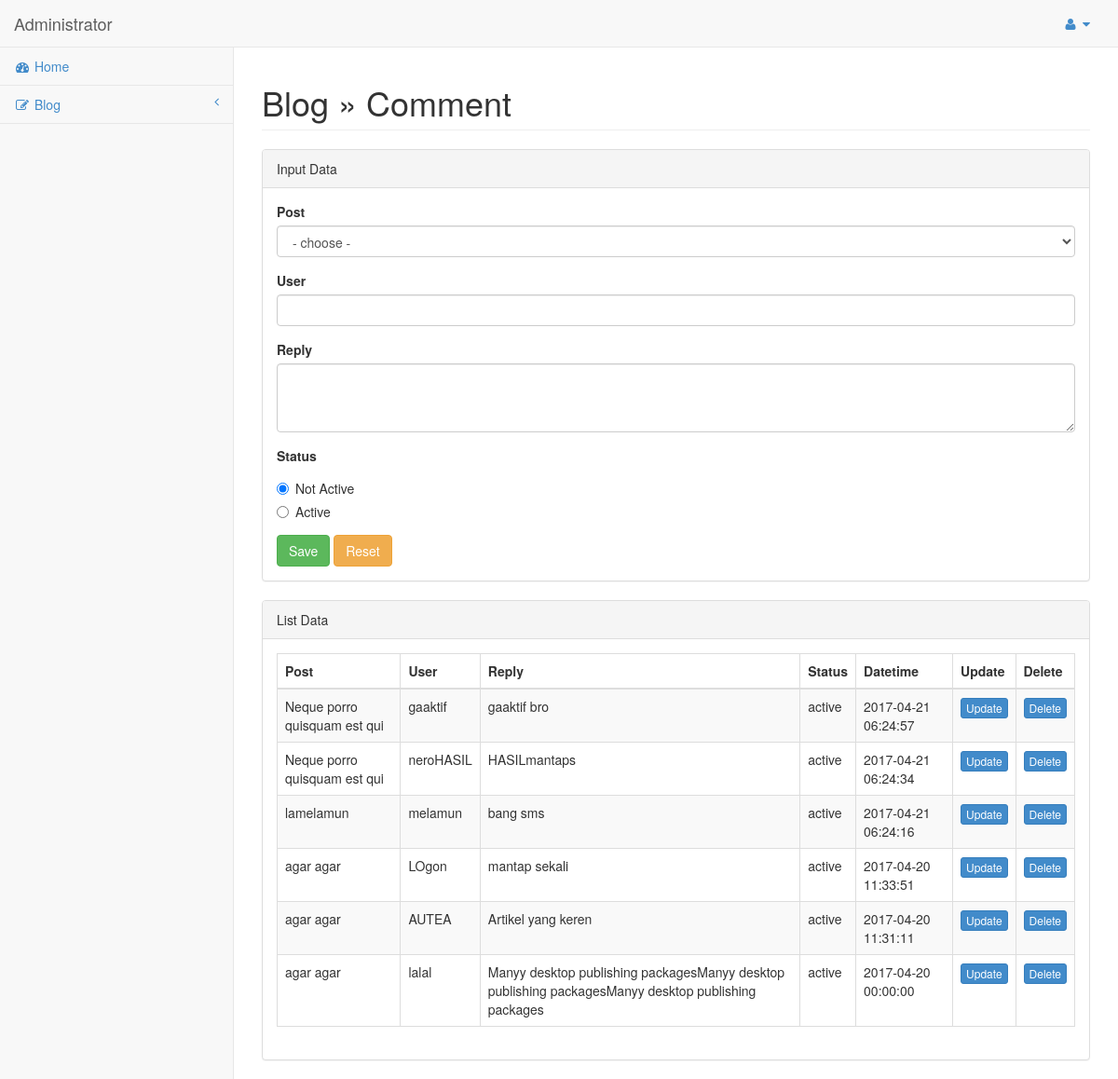
The page /admin/index.php?comment (signed in) on the database its author committed.
### tables this page shows
CREATE TABLE `comment` (
  `id` int(11) NOT NULL,
  `post_id` int(11) NOT NULL,
  `name` varchar(255) NOT NULL,
  `reply` text NOT NULL,
  `status` int(1) NOT NULL DEFAULT '0',
  `date` datetime NOT NULL
);

CREATE TABLE `post` (
  `id` int(11) NOT NULL,
  `category_id` int(11) NOT NULL,
  `title` varchar(255) NOT NULL,
  `description` text NOT NULL,
  `image` varchar(255) NOT NULL,
  `date` datetime NOT NULL
);

### admin/page/blog/comment.php (the view, shortened to what this page needs)
<?php
$comment = mysqli_query ($conn,"SELECT comment.*, post.title
                         FROM comment, post
                         WHERE comment.post_id = post.id
                         AND  comment.status = '1'
                         ORDER BY comment.id DESC");
?>
<div class="row">
    <div class="col-lg-12">
        <h1 class="page-header">Blog &raquo; Comment</h1>
    </div>
</div>
<div class="row">
    <div class="col-lg-12">
        <div class="panel panel-default">
            <div class="panel-heading">
                Input Data
            </div>
            <div class="panel-body">
                <div class="row">
                    <div class="col-lg-12">
                        <form role="form" action="" method="post">
                            <div class="form-group">
                                <label>Post</label>
                                <select class="form-control" name="post_id">
                                    <option value=""> - choose - </option>
                                </select>
                            </div>
                            <div class="form-group">
                                <label>User</label>
                                <input class="form-control" type="text" name="name" />
                            </div>
                            <div class="form-group">
                                <label>Reply</label>
                                <textarea class="form-control" rows="3" name="reply"></textarea>
                            </div>
                            <div class="form-group">
                                <label>Status</label>
                                <div class="radio">
                                    <label>
                                        <input type="radio" value="0" name="status" checked /> Not Active
                                    </label>
                                </div>
                                <div class="radio">
                                    <label>
                                        <input type="radio" value="1" name="status" /> Active
                                    </label>
                                </div>
                            </div>
                            <button type="submit" name="submit" class="btn btn-success">Save</button>
                            <button type="reset" class="btn btn-warning">Reset</button>
                        </form>
                    </div>
                </div>
            </div>
        </div>
        <div class="panel panel-default">
            <div class="panel-heading">
                List Data
            </div>
            <div class="panel-body">
                <div class="table-responsive">
                    <table class="table table-striped table-bordered table-hover" id="dataTables-example">
                        <thead>
                            <tr>
                                <th>Post</th>
                                <th>User</th>
                                <th>Reply</th>
                                <th>Status</th>
                                <th>Datetime</th>
                                <th>Update</th>
                                <th>Delete</th>
                            </tr>
                        </thead>
                        <tbody>
                        <?php if(mysqli_num_rows($comment)>0){?>
                            <?php while($row_comment = mysqli_fetch_array($comment)){ ?>
                            <tr>
                                <td><?php echo $row_comment["title"]?></td>
                                <td><?php echo $row_comment["name"]?></td>
                                <td><?php echo $row_comment["reply"]?></td>
                                <td><?php echo $row_comment["status"]== '1' ? "active" : "not Active" ?></td>
                                <td><?php echo $row_comment["date"]?></td>
                                <td class="center"><a href="index.php?comment-update=<?php echo $row_comment["id"]?>" class="btn btn-primary btn-xs" type="button">Update</a></td>
                                <td class="center"><a href="index.php?comment-delete=<?php echo $row_comment["id"]?>" class="btn btn-primary btn-xs" type="button">Delete</a></td>
                            </tr>
                            <?php } ?>
                        <?php } ?>
                        </tbody>
                    </table>
                </div>
            </div>
        </div>
    </div>
</div>

### admin/index.php (shortened to what this page needs)
<!DOCTYPE html>
<html>
<?php include("include/head.php") ?>
<body>
    <div id="wrapper">
        <?php include("include/header.php") ?>
        <div id="page-wrapper">
            <?php
            if (isset($_GET["author"])) include("page/blog/author.php");
            else if (isset($_GET["author-delete"])) include("page/blog/author-delete.php");
            else if (isset($_GET["author-update"])) include("page/blog/author-update.php");
            else if (isset($_GET["post"])) include("page/blog/post.php");
            else if (isset($_GET["post-delete"])) include("page/blog/post-delete.php");
            else if (isset($_GET["post-update"])) include("page/blog/post-update.php");
            else if (isset($_GET["feedback"])) include("page/blog/feedback.php");
            else if (isset($_GET["comment"])) include("page/blog/comment.php");
            ?>
        </div>
    </div>
</body>
</html>

### admin/include/head.php (shortened to what this page needs)
<head>
    <link href="css/bootstrap.min.css" rel="stylesheet" />
    <link href="font-awesome/css/font-awesome.css" rel="stylesheet" />
    <link href="css/plugins/morris/morris-0.4.3.min.css" rel="stylesheet" />
    <link href="css/plugins/timeline/timeline.css" rel="stylesheet" />
    <link href="css/sb-admin.css" rel="stylesheet" />
</head>

### admin/include/header.php (shortened to what this page needs)
<nav class="navbar navbar-default navbar-fixed-top" role="navigation" style="margin-bottom: 0">
    <div class="navbar-header">
        <a class="navbar-brand" href="index.php">Administrator</a>
    </div>
    <ul class="nav navbar-top-links navbar-right">
        <li class="dropdown">
            <a class="dropdown-toggle" data-toggle="dropdown" href="#">
                <i class="fa fa-user fa-fw"></i>  <i class="fa fa-caret-down"></i>
            </a>
        </li>
    </ul>
    <div class="navbar-default navbar-static-side" role="navigation">
        <div class="sidebar-collapse">
            <ul class="nav" id="side-menu">
                <li><a href="index.php"><i class="fa fa-dashboard fa-fw"></i> Home</a></li>
                <li>
                    <a href="#"><i class="fa fa-pencil-square-o fa-fw"></i> Blog<span class="fa arrow"></span></a>
                </li>
            </ul>
        </div>
    </div>
</nav>

### admin/css/sb-admin.css (style rules this page uses)
body { background-color: #f8f8f8; padding-top: 100px; }
@media (min-width:768px) { body { padding-top: 50px; } }
#wrapper { width: 100%; }
#page-wrapper { padding: 0 15px; min-height: 568px; background-color: #fff; }
@media (min-width:768px) { #page-wrapper { position: inherit; margin: 0 0 0 250px; padding: 0 30px; border-left: 1px solid #e7e7e7; } }
.navbar-static-side ul li { border-bottom: 1px solid #e7e7e7; }
.navbar-top-links li { display: inline-block; }
.navbar-top-links li:last-child { margin-right: 15px; }
.navbar-top-links li a { padding: 15px; min-height: 50px; }
.arrow { float: right; }
.fa.arrow:before { content: "\f104"; }
@media (min-width:768px) { .navbar-static-side { z-index: 1; position: absolute; width: 250px; margin-top: 51px; } }

### rows shown on the page
comment: post.title "Neque porro quisquam est qui", name "gaaktif", reply "gaaktif bro", status "active", date "2017-04-21 06:24:57"
comment: post.title "Neque porro quisquam est qui", name "neroHASIL", reply "HASILmantaps", status "active", date "2017-04-21 06:24:34"
comment: post.title "lamelamun", name "melamun", reply "bang sms", status "active", date "2017-04-21 06:24:16"
comment: post.title "agar agar", name "LOgon", reply "mantap sekali", status "active", date "2017-04-20 11:33:51"
comment: post.title "agar agar", name "AUTEA", reply "Artikel yang keren", status "active", date "2017-04-20 11:31:11"
comment: post.title "agar agar", name "lalal", reply "Manyy desktop publishing packagesManyy desktop publishing packagesManyy desktop publishing packages", status "active", date "2017-04-20 00:00:00"
